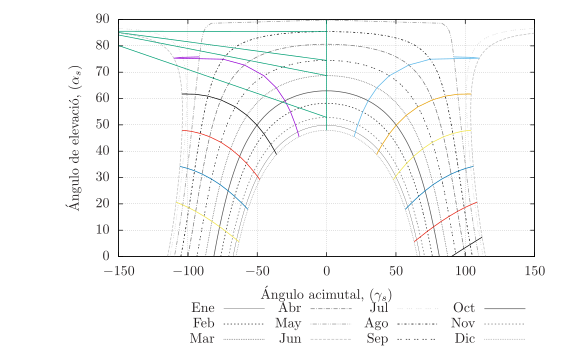

Recreate this plot in gnuplot.
reset
set style data l
set key out horiz
set key bottom
set xlabel "\\'Angulo acimutal, ($\\gamma_s$)"
set ylabel "\\'Angulo de elevaci\\'o, ($\\alpha_s$)"
set xrange[-150:150]
set yrange[0:90]
set grid

# line styles
set style line 1 lw 0.3 dashtype 1 lc rgb '#000000'
set style line 2 dashtype 2 lc rgb '#252525'
set style line 3 dashtype 3 lc rgb '#525252'
set style line 4 dashtype 4 lc rgb '#737373'
set style line 5 dashtype 5 lc rgb '#969696'
set style line 6 dashtype 6 lc rgb '#bdbdbd'
set style line 7 dashtype 7 lc rgb '#d9d9d9'
set style line 8 dashtype 8 lc rgb '#000000'
set style line 9 dashtype 9 lc rgb '#252525'
set style line 10 dashtype 10 lc rgb '#525252'
set style line 11 dashtype 11 lc rgb '#737373'
set style line 12 dashtype 12 lc rgb '#969696'

plot "data.dat" index 0 u 2:(90-$3) title "Ene" ls 1,\
     '' index 1 u 2:(90-$3) title "Feb" ls 2,\
     '' index 2 u 2:(90-$3) title "Mar" ls 3,\
     '' index 3 u 2:(90-$3) title "Abr" ls 4,\
     '' index 4 u 2:(90-$3) title "May" ls 5,\
     '' index 5 u 2:(90-$3) title "Jun" ls 6,\
     '' index 6 u 2:(90-$3) title "Jul" ls 7,\
     '' index 7 u 2:(90-$3) title "Ago" ls 8,\
     '' index 8 u 2:(90-$3) title "Sep" ls 9,\
     '' index 9 u 2:(90-$3) title "Oct" ls 10,\
     '' index 10 u 2:(90-$3) title "Nov" ls 11,\
     '' index 11 u 2:(90-$3) title "Dic" ls 12, \
     "<awk '{ if($1 == 7) print }' data.dat | sort -k 3,3" u 2:(90-$3) w l t "",\
     "<awk '{ if($1 == 8) print }' data.dat | sort -k 3,3" u 2:(90-$3) w l t "",\
     "<awk '{ if($1 == 9) print }' data.dat | sort -k 3,3" u 2:(90-$3) w l t "",\
     "<awk '{ if($1 == 10) print }' data.dat | sort -k 3,3" u 2:(90-$3) w l t "",\
     "<awk '{ if($1 == 11) print }' data.dat | sort -k 3,3" u 2:(90-$3) w l t "",\
     "<awk '{ if($1 == 12) print }' data.dat | sort -k 3,3" u 2:(90-$3) w l t "",\
     "<awk '{ if($1 == 13) print }' data.dat | sort -k 3,3" u 2:(90-$3) w l t "",\
     "<awk '{ if($1 == 14) print }' data.dat | sort -k 3,3" u 2:(90-$3) w l t "",\
     "<awk '{ if($1 == 15) print }' data.dat | sort -k 3,3" u 2:(90-$3) w l t "",\
     "<awk '{ if($1 == 16) print }' data.dat | sort -k 3,3" u 2:(90-$3) w l t "", \
     "<awk '{ if($1 == 17) print }' data.dat | sort -k 3,3" u 2:(90-$3) w l t "", \
     "<awk '{ if($1 == 18) print }' data.dat | sort -k 3,3" u 2:(90-$3) w l t ""
